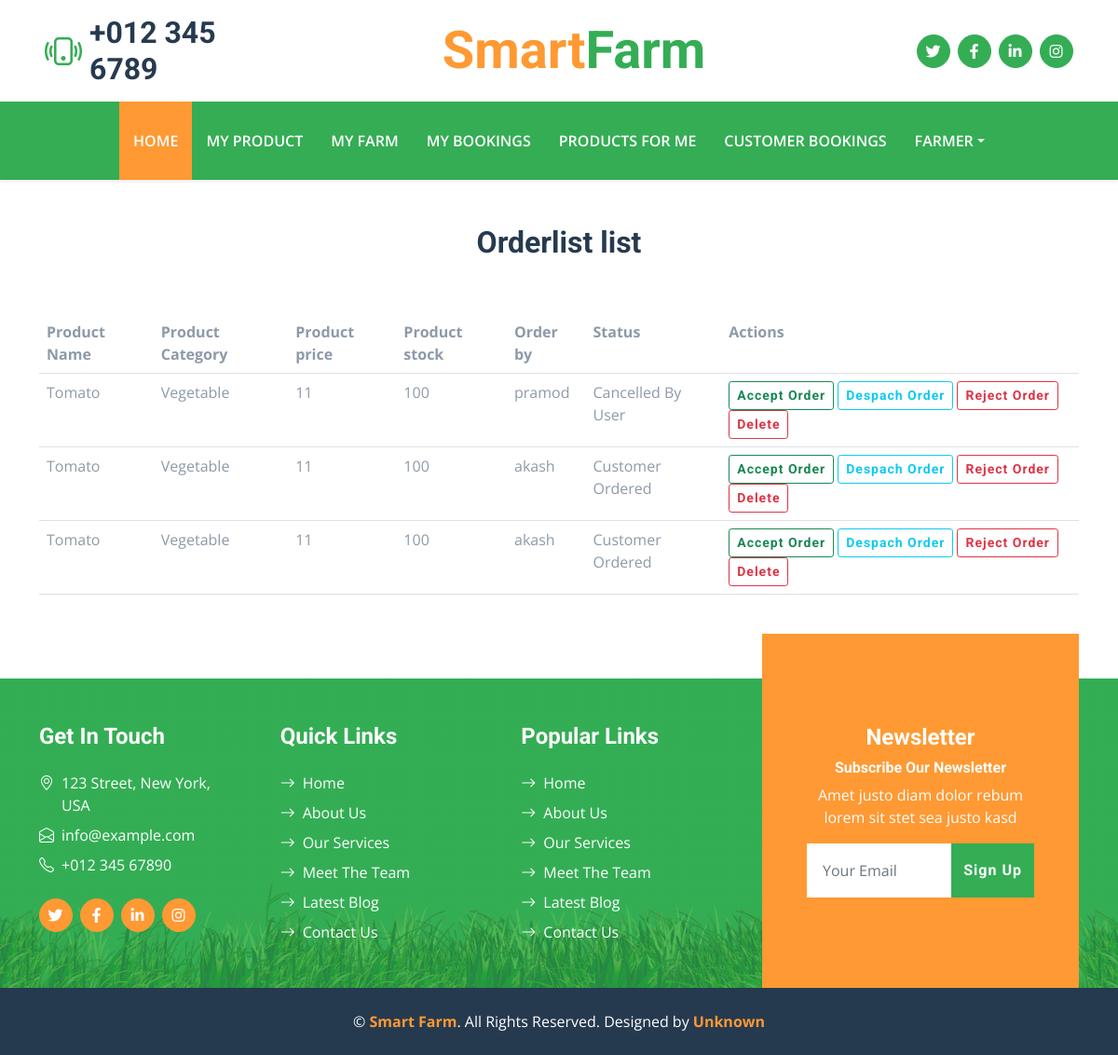
The app's page /Products/CustomerOrderFarmerview (signed in) with its own data.
### Products/models.py (models this page shows)
class CustomerCheckout(models.Model):
    product = models.ForeignKey(ProductForCustomer,on_delete=models.CASCADE)
    user = models.ForeignKey(User,on_delete=models.CASCADE)
    date = models.DateField(auto_now_add=True)
    status = models.CharField(max_length=255)
    Payment = models.BooleanField(default=False)

class ProductForCustomer(models.Model):
    options = (
    ("Fruits","Fruits"),
    ("Vegetable","Vegetable"),
    ("other","other")
    )
    Product_Name = models.CharField(max_length=244)
    Product_Category = models.CharField(max_length=255,choices=options)
    Product_price = models.IntegerField()
    Product_Discription = models.CharField(max_length=1000)
    Product_Stock = models.IntegerField()
    Product_Image = models.FileField(upload_to="Customer_products")
    user = models.ForeignKey(User,on_delete=models.CASCADE,null=True,blank=True)
    date = models.DateField(auto_now_add=True)
    status = models.BooleanField(default=False)

### Products/views.py (the view)
# urls.py: path("CustomerOrderFarmerview",views.CustomerOrderFarmerview,name="CustomerOrderFarmerview"),
def CustomerOrderFarmerview(request):
    print(request.user.id)
    orders = CustomerCheckout.objects.all()
    context = {"orders":orders}
    return render(request,"farmer/customerordersfarmerview.html",context)

### templates/farmer/customerordersfarmerview.html (shortened to what this page needs)
{% extends "farmerhome.html" %}
{% load static %}
{% block content %}
<div class="comtainer mt-5">
    <div class="container mt-5">
        <h2 class="text-center">Orderlist list</h2><br><br>
        <table class="table">
            <tr>
                <th>Product Name</th>
                <th>Product Category</th>
                <th>Product price</th>
                <th>Product stock</th>
                <th>Order by</th>
                <th>Status</th>
                <th>Actions</th>
            </tr>
            {% for i in orders %}
            {% if i.product.user == request.user %}
            <tr>
                <td>{{i.product.Product_Name}}</td>
                <td>{{i.product.Product_Category}}</td>
                <td>{{i.product.Product_price}}</td>
                <td>{{i.product.Product_Stock}}</td>
                <td>{{i.user.first_name}}</td>
                <td>{{i.status}}</td>
                <td>
                    <a href="{%url 'AcceptOrderCustomer' i.id %}" class="btn btn-outline-success btn-sm">Accept
                        Order</a>
                    <a href="{%url 'DespachOrderCustomer' i.id %}" class="btn btn-outline-info btn-sm">Despach Order</a>
                    <a href="{%url 'RejectOrderCustomer' i.id %}" class="btn btn-outline-danger btn-sm">Reject Order</a>
                    <a href="{%url 'DeleteOrderCustomer' i.id %}" class="btn btn-outline-danger btn-sm">Delete</a>
                </td>
                {% endif %}
                {% endfor %}
            </tr>
        </table>
    </div>
</div>
{% endblock %}

### templates/farmerhome.html (shortened to what this page needs)
{% load static %}
<!DOCTYPE html>
<html lang="en">
<head>
    <link href="https://cdnjs.cloudflare.com/ajax/libs/font-awesome/5.15.0/css/all.min.css" rel="stylesheet">
    <link href="https://cdn.jsdelivr.net/npm/bootstrap-icons@1.4.1/font/bootstrap-icons.css" rel="stylesheet">
    <link href="{%static 'lib/owlcarousel/assets/owl.carousel.min.css' %}" rel="stylesheet">
    <link href="{%static 'css/bootstrap.min.css' %}" rel="stylesheet">
    <link href="{%static 'css/style.css' %}" rel="stylesheet">
</head>
<body>
    <div class="container-fluid px-5 d-none d-lg-block">
        <div class="row gx-5 py-3 align-items-center">
            <div class="col-lg-3">
                <div class="d-flex align-items-center justify-content-start">
                    <i class="bi bi-phone-vibrate fs-1 text-primary me-2"></i>
                    <h2 class="mb-0">+012 345 6789</h2>
                </div>
            </div>
            <div class="col-lg-6">
                <div class="d-flex align-items-center justify-content-center">
                    <a href="index.html" class="navbar-brand ms-lg-5">
                        <h1 class="m-0 display-4 text-primary"><span class="text-secondary">Smart</span>Farm</h1>
                    </a>
                </div>
            </div>
            <div class="col-lg-3">
                <div class="d-flex align-items-center justify-content-end">
                    <a class="btn btn-primary btn-square rounded-circle me-2" href="#"><i class="fab fa-twitter"></i></a>
                    <a class="btn btn-primary btn-square rounded-circle me-2" href="#"><i class="fab fa-facebook-f"></i></a>
                    <a class="btn btn-primary btn-square rounded-circle me-2" href="#"><i class="fab fa-linkedin-in"></i></a>
                    <a class="btn btn-primary btn-square rounded-circle" href="#"><i class="fab fa-instagram"></i></a>
                </div>
            </div>
        </div>
    </div>
    <nav class="navbar navbar-expand-lg bg-primary navbar-dark shadow-sm py-3 py-lg-0 px-3 px-lg-5">
        <div class="collapse navbar-collapse" id="navbarCollapse">
            <div class="navbar-nav mx-auto py-0">
                <a href="{%url 'Index' %}" class="nav-item nav-link active">Home</a>
            {% if request.user.is_authenticated %}
                <a href="{%url 'ProductAdd' %}" class="nav-item nav-link">My Product</a>
                <a href="{%url 'StartFarm' %}" class="nav-item nav-link">My Farm</a>
                <a href="{%url 'FarmerMybooking' %}" class="nav-item nav-link">My Bookings</a>
                <a href="{%url 'FarmProducts' %}" class="nav-item nav-link">Products for Me</a>
                <a href="{%url 'CustomerOrderFarmerview' %}" class="nav-item nav-link">Customer Bookings</a>
                <div class="nav-item dropdown">
                    <a href="#" class="nav-link dropdown-toggle" data-bs-toggle="dropdown">{{request.user}}</a>
                </div>
            {% endif %}
            </div>
        </div>
    </nav>
{% block content %}{% endblock %}
    <div class="container-fluid bg-footer bg-primary text-white mt-5">
        <div class="container">
            <div class="row gx-5">
                <div class="col-lg-8 col-md-6">
                    <div class="row gx-5">
                        <div class="col-lg-4 col-md-12 pt-5 mb-5">
                            <h4 class="text-white mb-4">Get In Touch</h4>
                            <div class="d-flex mb-2">
                                <i class="bi bi-geo-alt text-white me-2"></i>
                                <p class="text-white mb-0">123 Street, New York, USA</p>
                            </div>
                            <div class="d-flex mb-2">
                                <i class="bi bi-envelope-open text-white me-2"></i>
                                <p class="text-white mb-0">info@example.com</p>
                            </div>
                            <div class="d-flex mb-2">
                                <i class="bi bi-telephone text-white me-2"></i>
                                <p class="text-white mb-0">+012 345 67890</p>
                            </div>
                            <div class="d-flex mt-4">
                                <a class="btn btn-secondary btn-square rounded-circle me-2" href="#"><i class="fab fa-twitter"></i></a>
                                <a class="btn btn-secondary btn-square rounded-circle me-2" href="#"><i class="fab fa-facebook-f"></i></a>
                                <a class="btn btn-secondary btn-square rounded-circle me-2" href="#"><i class="fab fa-linkedin-in"></i></a>
                                <a class="btn btn-secondary btn-square rounded-circle" href="#"><i class="fab fa-instagram"></i></a>
                            </div>
                        </div>
                        <div class="col-lg-4 col-md-12 pt-0 pt-lg-5 mb-5">
                            <h4 class="text-white mb-4">Quick Links</h4>
                            <div class="d-flex flex-column justify-content-start">
                                <a class="text-white mb-2" href="#"><i class="bi bi-arrow-right text-white me-2"></i>Home</a>
                                <a class="text-white mb-2" href="#"><i class="bi bi-arrow-right text-white me-2"></i>About Us</a>
                                <a class="text-white mb-2" href="#"><i class="bi bi-arrow-right text-white me-2"></i>Our Services</a>
                                <a class="text-white mb-2" href="#"><i class="bi bi-arrow-right text-white me-2"></i>Meet The Team</a>
                                <a class="text-white mb-2" href="#"><i class="bi bi-arrow-right text-white me-2"></i>Latest Blog</a>
                                <a class="text-white" href="#"><i class="bi bi-arrow-right text-white me-2"></i>Contact Us</a>
                            </div>
                        </div>
                        <div class="col-lg-4 col-md-12 pt-0 pt-lg-5 mb-5">
                            <h4 class="text-white mb-4">Popular Links</h4>
                            <div class="d-flex flex-column justify-content-start">
                                <a class="text-white mb-2" href="#"><i class="bi bi-arrow-right text-white me-2"></i>Home</a>
                                <a class="text-white mb-2" href="#"><i class="bi bi-arrow-right text-white me-2"></i>About Us</a>
                                <a class="text-white mb-2" href="#"><i class="bi bi-arrow-right text-white me-2"></i>Our Services</a>
                                <a class="text-white mb-2" href="#"><i class="bi bi-arrow-right text-white me-2"></i>Meet The Team</a>
                                <a class="text-white mb-2" href="#"><i class="bi bi-arrow-right text-white me-2"></i>Latest Blog</a>
                                <a class="text-white" href="#"><i class="bi bi-arrow-right text-white me-2"></i>Contact Us</a>
                            </div>
                        </div>
                    </div>
                </div>
                <div class="col-lg-4 col-md-6 mt-lg-n5">
                    <div class="d-flex flex-column align-items-center justify-content-center text-center h-100 bg-secondary p-5">
                        <h4 class="text-white">Newsletter</h4>
                        <h6 class="text-white">Subscribe Our Newsletter</h6>
                        <p>Amet justo diam dolor rebum lorem sit stet sea justo kasd</p>
                        <form action="">
                            <div class="input-group">
                                <input type="text" class="form-control border-white p-3" placeholder="Your Email">
                                <button class="btn btn-primary">Sign Up</button>
                            </div>
                        </form>
                    </div>
                </div>
            </div>
        </div>
    </div>
    <div class="container-fluid bg-dark text-white py-4">
        <div class="container text-center">
            <p class="mb-0">&copy; <a class="text-secondary fw-bold" href="#">Smart Farm</a>. All Rights Reserved. Designed by <a class="text-secondary fw-bold" href="#">Unknown</a></p>
        </div>
    </div>
</body>
</html>

### static/css/style.css (style rules this page uses)
:root { --primary: #34AD54; --secondary: #FF9933; --light: #F6FFF2; --dark: #263A4F; }
.btn { font-family: 'Roboto', sans-serif; letter-spacing: 1px; font-weight: 700; transition: .5s; }
.btn-primary, .btn-secondary { color: #FFFFFF; }
.btn-square { width: 36px; height: 36px; }
.btn-square, .btn-sm-square, .btn-lg-square { padding-left: 0; padding-right: 0; text-align: center; }
.navbar-dark .navbar-nav .nav-link { padding: 30px 15px; font-size: 16px; font-weight: 600; color: #FFFFFF; text-transform: uppercase; transition: .5s; }
.navbar-dark .navbar-nav .nav-link:hover, .navbar-dark .navbar-nav .nav-link.active { background: var(--secondary); }
.bg-footer { background: linear-gradient(rgba(52, 173, 84, .7), rgba(52, 173, 84, .7)), url(../img/footer.png) center bottom no-repeat; background-size: contain; }
@media (min-width: 991.98px) { .bg-footer { margin-top: 90px !important; } }

### records on screen
CustomerCheckout: product.Product_Name "Tomato", product.Product_Category "Vegetable", product.Product_price "11", product.Product_Stock "100", user.first_name "pramod", status "Cancelled By User"
CustomerCheckout: product.Product_Name "Tomato", product.Product_Category "Vegetable", product.Product_price "11", product.Product_Stock "100", user.first_name "akash", status "Customer Ordered"
CustomerCheckout: product.Product_Name "Tomato", product.Product_Category "Vegetable", product.Product_price "11", product.Product_Stock "100", user.first_name "akash", status "Customer Ordered"

### other values on screen
{{ request.user }} "FARMER"
